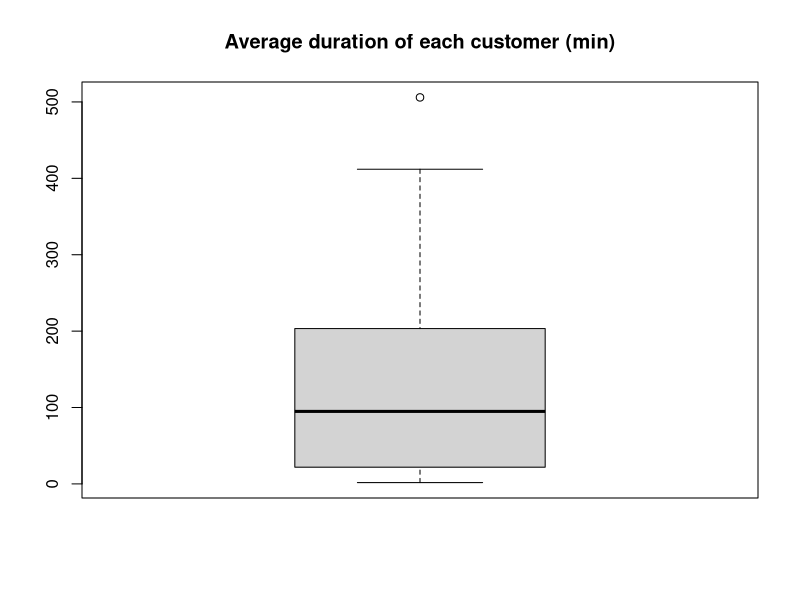
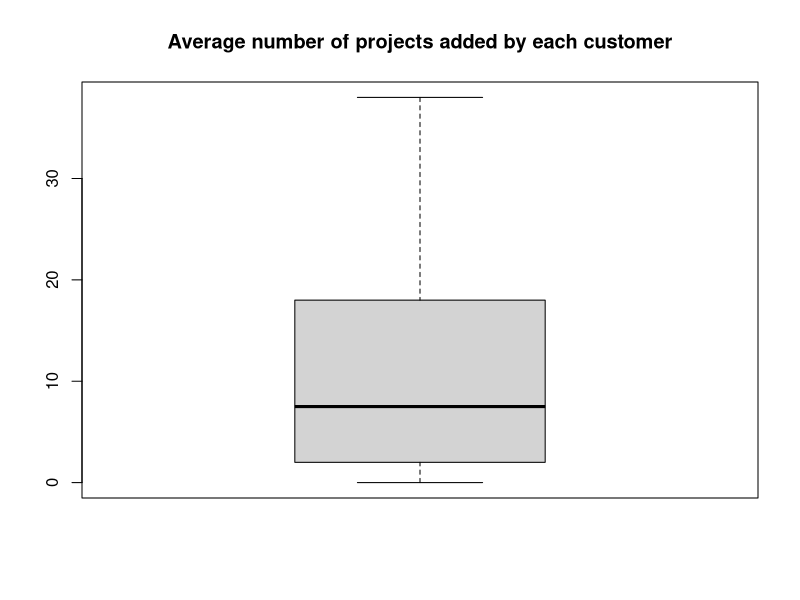
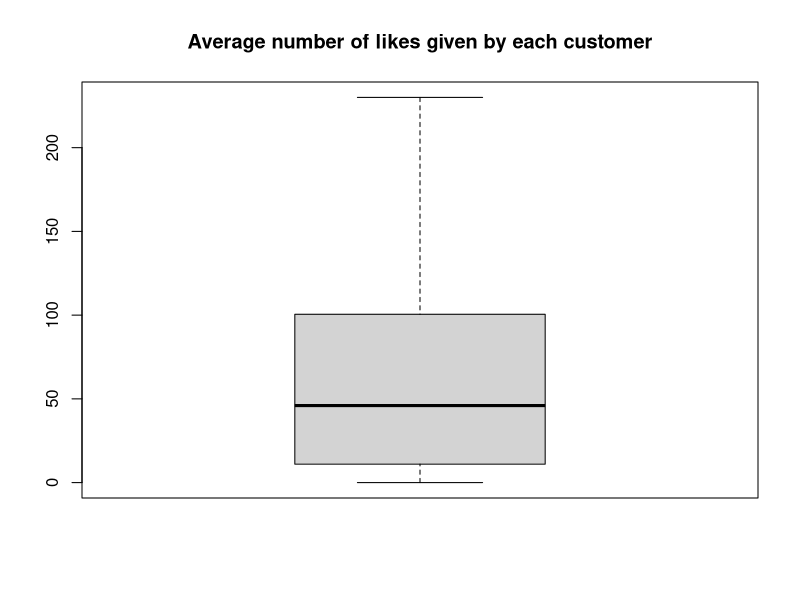

The R source for these figures, in order: (Note: this script raises an error after producing the figures.)
library(tidyverse)


df <- read.csv("showwcase_sessions.csv")

# Engagement: Number of projects, likes, and comments over active time
  # number of sessions per customer

names(df)

# As factor login data, customer id, session id
df$session_id <- df$session_id %>% as.factor()
df$customer_id <- df$customer_id %>% as.factor()
df$login_date <- df$login_date %>% as.factor()


# Remove NA values
sum(is.na(df))
df <- na.omit(df)





# Select customer_id, session duration, number of projects, likes, comments
df2 <- 
  df %>% 
    select(customer_id, session_duration, session_projects_added, session_likes_given, session_comments_given)



### Create active duration column
#df2 <- df2 %>% 
 #mutate(active_duration = session_duration - inactive_duration)
#sum(df2$active_duration < 0)
### Since there are multiple values less than 0, session_duration must already be active time of session.



anyDuplicated(df$customer_id)
# some customers have more than one session;

# Group by customer id to get sums 

df3 <- df2 %>% 
  group_by(customer_id) %>% 
  summarize_each(funs = sum)

anyDuplicated(df3$customer_id)


# session duration seconds to minutes
df3 <- df3 %>% 
  mutate(session_duration_min = session_duration / 60)
  

# Mean of each customer
means <- df3 %>% select(!customer_id) %>% 
  colMeans()




#### Boxplots
# session duration
jpeg("duration.jpeg")
boxplot(df3$session_duration_min, main = "Average duration of each customer (min)")
dev.off()

# projects added
jpeg("projects.jpeg")
boxplot(df3$session_projects_added, main = "Average number of projects added by each customer")
dev.off()

# likes
jpeg("likes.jpeg")
boxplot(df3$session_likes_given, main = "Average number of likes given by each customer")
dev.off()

# comments
jpeg("comments.jpeg")
boxplot(df3$session_comments_given, "Average number of comments given by each customer")
dev.off()











